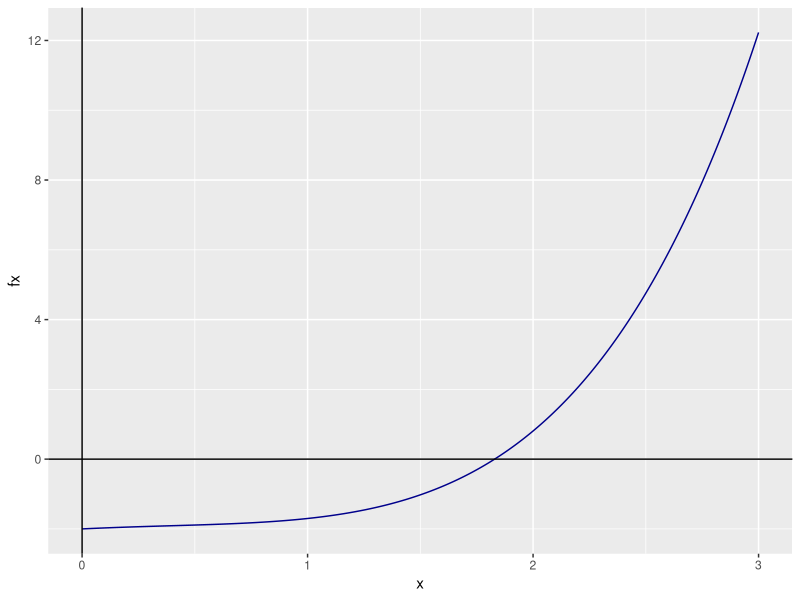
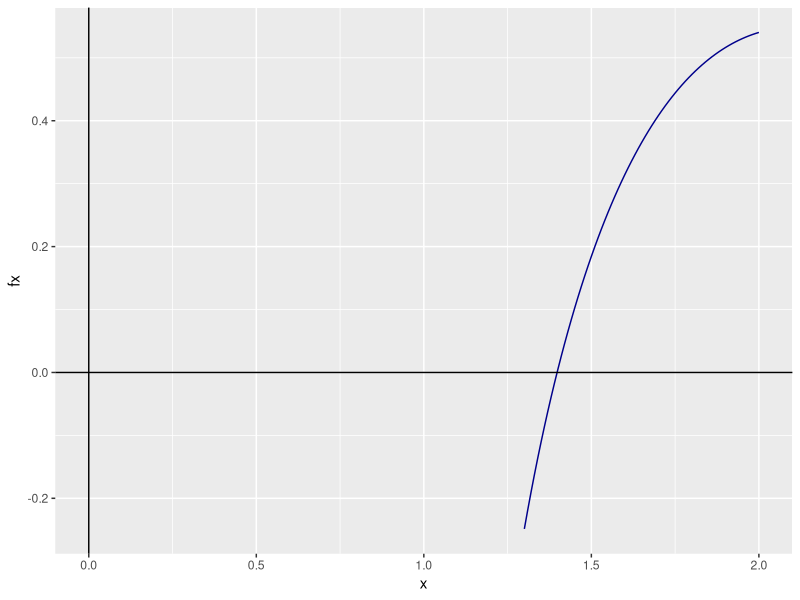
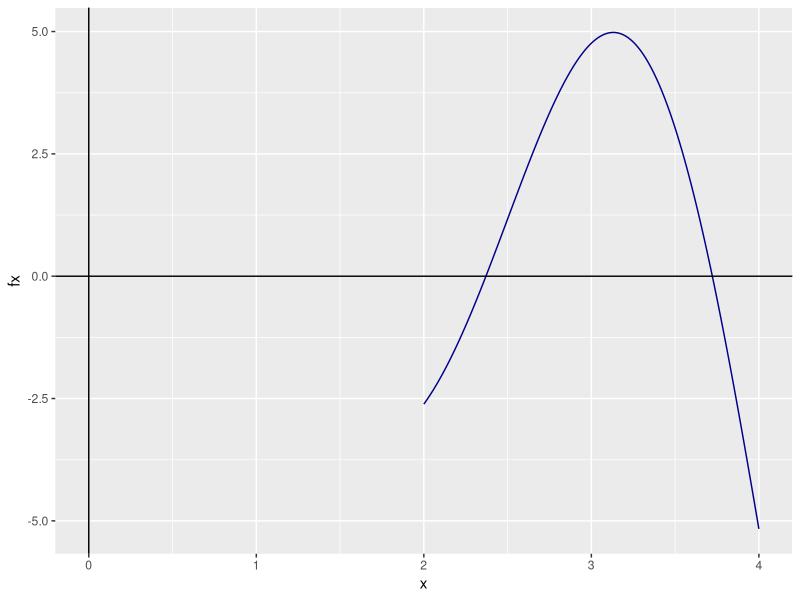
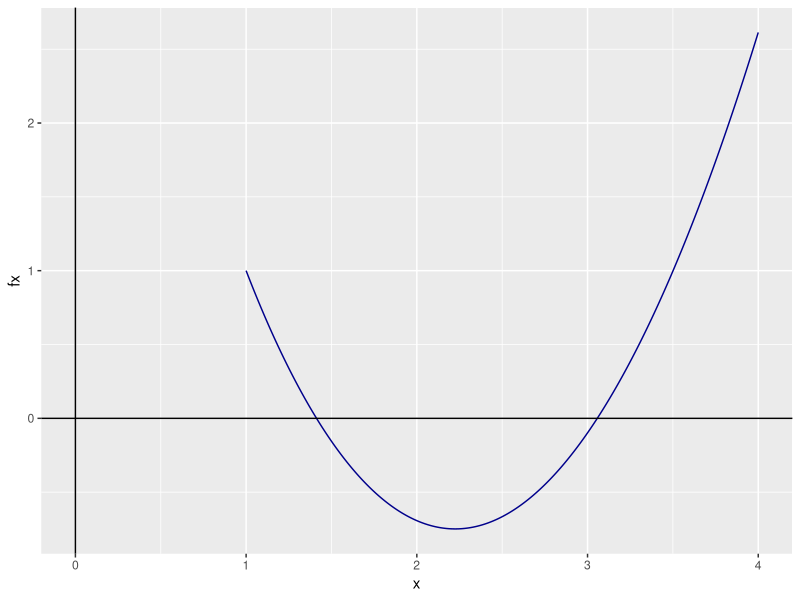
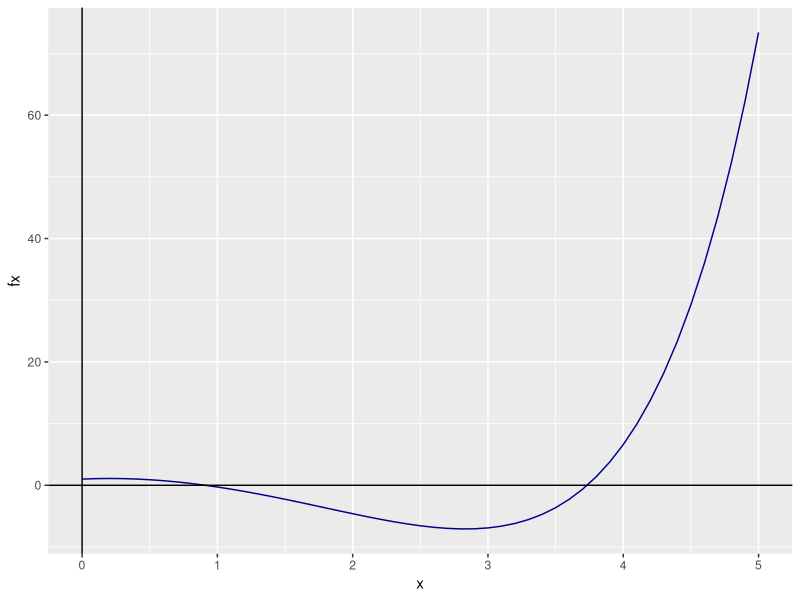
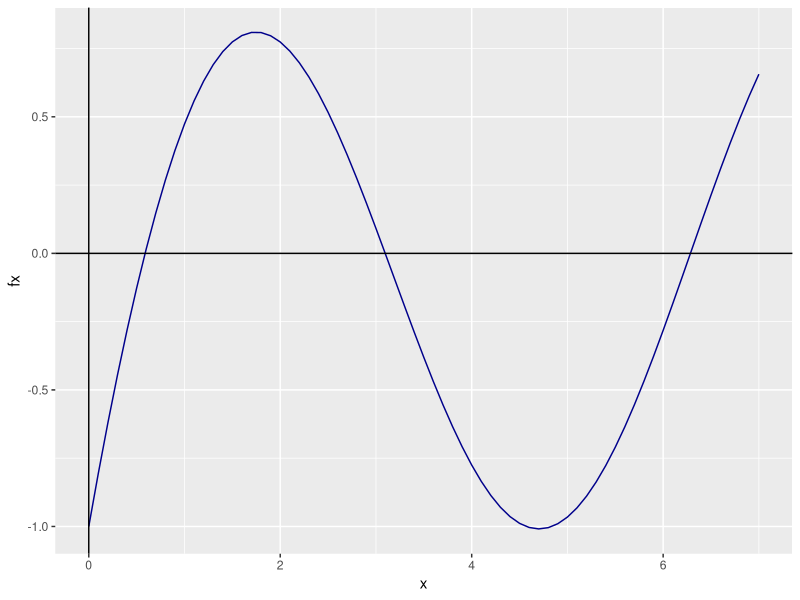
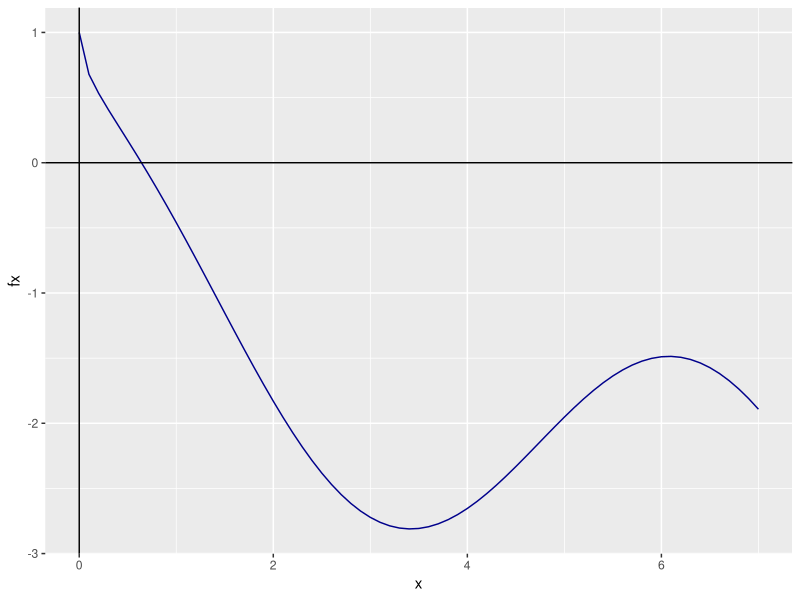
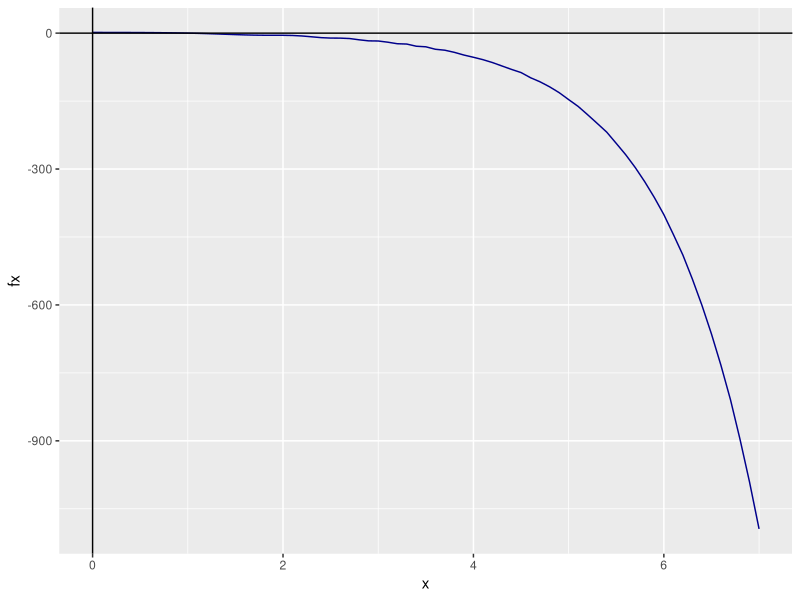

The R script that drew these images, in order:
## ---- chunk 1
knitr::opts_chunk$set(echo = TRUE)
library(ggplot2)
## ---- chunk 2

Secante <- function(p0, p1, tol, n = 100){
  
  q0 = f(p0)
  q1 = f(p1)
  
  for (i in 2:n) {
    
    p = p1 - q1 * (p1 - p0) / (q1 - q0)
    
    if (abs(p-p1) < tol){
      return(p)
    }
    
    p0 = p1
    q0 = q1
    p1 = p
    q1 = f(p)
    
  }
  
  return(paste("El método falló luego de ", n, " iteraciones"))
}

## ---- chunk 3
f <- function(x){
  return(exp(x) + 2^(-x) + 2*cos(x)-6)
}

#Instancio un vector que me va a indicar los puntos en la función
x <- seq(0, 3, by = 0.01)

#Genero los puntos
fx <- f(x)

#Creo un data frame con los x e y
df <- data.frame(x, fx)

#Instancio los datos
gg_fx <- ggplot(data = df)

#Agrego la capa con los datos
gg_fx <- gg_fx + aes(x = x, y = fx)

#Est grafica una linea
gg_fx <- gg_fx + geom_line(linetype = 1, colour = "darkblue")

#Agrego el eje X
gg_fx <- gg_fx + geom_vline(xintercept = 0, linetype = 1)

#Agrego el eje Y
gg_fx <- gg_fx + geom_hline(yintercept = 0, linetype = 1)

#Grafico
gg_fx
## ---- chunk 4
Secante(p0 = 1, p1 = 3, tol = 0.001)
## ---- chunk 5
f <- function(x){
  return( log(x-1) + cos(x-1))
}

#Instancio un vector que me va a indicar los puntos en la función
x <- seq(1.3, 2, by = 0.01)

#Genero los puntos
fx <- f(x)

#Creo un data frame con los x e y
df <- data.frame(x, fx)

#Instancio los datos
gg_fx <- ggplot(data = df)

#Agrego la capa con los datos
gg_fx <- gg_fx + aes(x = x, y = fx)

#Est grafica una linea
gg_fx <- gg_fx + geom_line(linetype = 1, colour = "darkblue")

#Agrego el eje X
gg_fx <- gg_fx + geom_vline(xintercept = 0, linetype = 1)

#Agrego el eje Y
gg_fx <- gg_fx + geom_hline(yintercept = 0, linetype = 1)

#Grafico
gg_fx
## ---- chunk 6
Secante(p0 = 1.4, p1 = 1.9, tol = 0.001)
## ---- chunk 7
f <- function(x){
  return( 2*x * cos(2*x) - (x-2)^2)
}

#Instancio un vector que me va a indicar los puntos en la función
x <- seq(2, 4, by = 0.01)

#Genero los puntos
fx <- f(x)

#Creo un data frame con los x e y
df <- data.frame(x, fx)

#Instancio los datos
gg_fx <- ggplot(data = df)

#Agrego la capa con los datos
gg_fx <- gg_fx + aes(x = x, y = fx)

#Est grafica una linea
gg_fx <- gg_fx + geom_line(linetype = 1, colour = "darkblue")

#Agrego el eje X
gg_fx <- gg_fx + geom_vline(xintercept = 0, linetype = 1)

#Agrego el eje Y
gg_fx <- gg_fx + geom_hline(yintercept = 0, linetype = 1)

#Grafico
gg_fx
## ---- chunk 8
Secante(p0 = 2, p1 = 2.5, tol = 0.001)
Secante(p0 = 3.5, p1 = 4, tol = 0.001)
## ---- chunk 9
f <- function(x){
  return((x-2)^2 - log(x))
}

#Instancio un vector que me va a indicar los puntos en la función
x <- seq(1, 4, by = 0.01)

#Genero los puntos
fx <- f(x)

#Creo un data frame con los x e y
df <- data.frame(x, fx)

#Instancio los datos
gg_fx <- ggplot(data = df)

#Agrego la capa con los datos
gg_fx <- gg_fx + aes(x = x, y = fx)

#Est grafica una linea
gg_fx <- gg_fx + geom_line(linetype = 1, colour = "darkblue")

#Agrego el eje X
gg_fx <- gg_fx + geom_vline(xintercept = 0, linetype = 1)

#Agrego el eje Y
gg_fx <- gg_fx + geom_hline(yintercept = 0, linetype = 1)

#Grafico
gg_fx
## ---- chunk 10
Secante(p0 = 1, p1 = 2, tol = 0.001)
Secante(p0 = exp(1), p1 = 4, tol = 0.001)
## ---- chunk 11
f <- function(x){
  return(exp(x) - 3*x^2)
}

#Instancio un vector que me va a indicar los puntos en la función
x <- seq(0, 5, by = 0.1)

#Genero los puntos
fx <- f(x)

#Creo un data frame con los x e y
df <- data.frame(x, fx)

#Instancio los datos
gg_fx <- ggplot(data = df)

#Agrego la capa con los datos
gg_fx <- gg_fx + aes(x = x, y = fx)

#Est grafica una linea
gg_fx <- gg_fx + geom_line(linetype = 1, colour = "darkblue")

#Agrego el eje X
gg_fx <- gg_fx + geom_vline(xintercept = 0, linetype = 1)

#Agrego el eje Y
gg_fx <- gg_fx + geom_hline(yintercept = 0, linetype = 1)

#Grafico
gg_fx
## ---- chunk 12
Secante(p0 = 0, p1 = 1, tol = 0.001)
Secante(p0 = 3, p1 = 5, tol = 0.001)
## ---- chunk 13
f <- function(x){
  return(sin(x) - exp(-x))
}

#Instancio un vector que me va a indicar los puntos en la función
x <- seq(0, 7, by = 0.1)

#Genero los puntos
fx <- f(x)

#Creo un data frame con los x e y
df <- data.frame(x, fx)

#Instancio los datos
gg_fx <- ggplot(data = df)

#Agrego la capa con los datos
gg_fx <- gg_fx + aes(x = x, y = fx)

#Est grafica una linea
gg_fx <- gg_fx + geom_line(linetype = 1, colour = "darkblue")

#Agrego el eje X
gg_fx <- gg_fx + geom_vline(xintercept = 0, linetype = 1)

#Agrego el eje Y
gg_fx <- gg_fx + geom_hline(yintercept = 0, linetype = 1)

#Grafico
gg_fx
## ---- chunk 14
Secante(p0 = 0, p1 = 1, tol = 0.001)
Secante(p0 = 3, p1 = 4, tol = 0.001)
Secante(p0 = 6, p1 = 7, tol = 0.001)
## ---- chunk 15
f <- function(x){
  return(cos(x) - sqrt(x))
}

#Instancio un vector que me va a indicar los puntos en la función
x <- seq(0, 7, by = 0.1)

#Genero los puntos
fx <- f(x)

#Creo un data frame con los x e y
df <- data.frame(x, fx)

#Instancio los datos
gg_fx <- ggplot(data = df)

#Agrego la capa con los datos
gg_fx <- gg_fx + aes(x = x, y = fx)

#Est grafica una linea
gg_fx <- gg_fx + geom_line(linetype = 1, colour = "darkblue")

#Agrego el eje X
gg_fx <- gg_fx + geom_vline(xintercept = 0, linetype = 1)

#Agrego el eje Y
gg_fx <- gg_fx + geom_hline(yintercept = 0, linetype = 1)

#Grafico
gg_fx
## ---- chunk 16
Secante(p0 = 0, p1 = 0.5, tol = 0.001)
## ---- chunk 17
f <- function(x){
  return(2 + cos(exp(x) - 2) - exp(x))
}

#Instancio un vector que me va a indicar los puntos en la función
x <- seq(0, 7, by = 0.1)

#Genero los puntos
fx <- f(x)

#Creo un data frame con los x e y
df <- data.frame(x, fx)

#Instancio los datos
gg_fx <- ggplot(data = df)

#Agrego la capa con los datos
gg_fx <- gg_fx + aes(x = x, y = fx)

#Est grafica una linea
gg_fx <- gg_fx + geom_line(linetype = 1, colour = "darkblue")

#Agrego el eje X
gg_fx <- gg_fx + geom_vline(xintercept = 0, linetype = 1)

#Agrego el eje Y
gg_fx <- gg_fx + geom_hline(yintercept = 0, linetype = 1)

#Grafico
gg_fx
## ---- chunk 18
Secante(p0 = 0, p1 = 2, tol = 0.001)
## ---- chunk 19
f <- function(x){
  return(x^3 - 7*x^2 + 14*x - 6)
}

#Instancio un vector que me va a indicar los puntos en la función
x <- seq(0, 7, by = 0.1)

#Genero los puntos
fx <- f(x)

#Creo un data frame con los x e y
df <- data.frame(x, fx)

#Instancio los datos
gg_fx <- ggplot(data = df)

#Agrego la capa con los datos
gg_fx <- gg_fx + aes(x = x, y = fx)

#Est grafica una linea
gg_fx <- gg_fx + geom_line(linetype = 1, colour = "darkblue")

#Agrego el eje X
gg_fx <- gg_fx + geom_vline(xintercept = 0, linetype = 1)

#Agrego el eje Y
gg_fx <- gg_fx + geom_hline(yintercept = 0, linetype = 1)

#Grafico
gg_fx
## ---- chunk 20
Secante(p0 = 0, p1 = 0.5, tol = 0.001)
Secante(p0 = 2.9, p1 = 3, tol = 0.001)
Secante(p0 = 3.4, p1 = 3.5, tol = 0.001)
## ---- chunk 21
f <- function(x){
  return(-x^3 - cos(x))
}

#Instancio un vector que me va a indicar los puntos en la función
x <- seq(-2, 0, by = 0.01)

#Genero los puntos
fx <- f(x)

#Creo un data frame con los x e y
df <- data.frame(x, fx)

#Instancio los datos
gg_fx <- ggplot(data = df)

#Agrego la capa con los datos
gg_fx <- gg_fx + aes(x = x, y = fx)

#Est grafica una linea
gg_fx <- gg_fx + geom_line(linetype = 1, colour = "darkblue")

#Agrego el eje X
gg_fx <- gg_fx + geom_vline(xintercept = 0, linetype = 1)

#Agrego el eje Y
gg_fx <- gg_fx + geom_hline(yintercept = 0, linetype = 1)

#Grafico
gg_fx
## ---- chunk 22
Secante(p0 = -1, p1 = -0.75, tol = 0.001)

